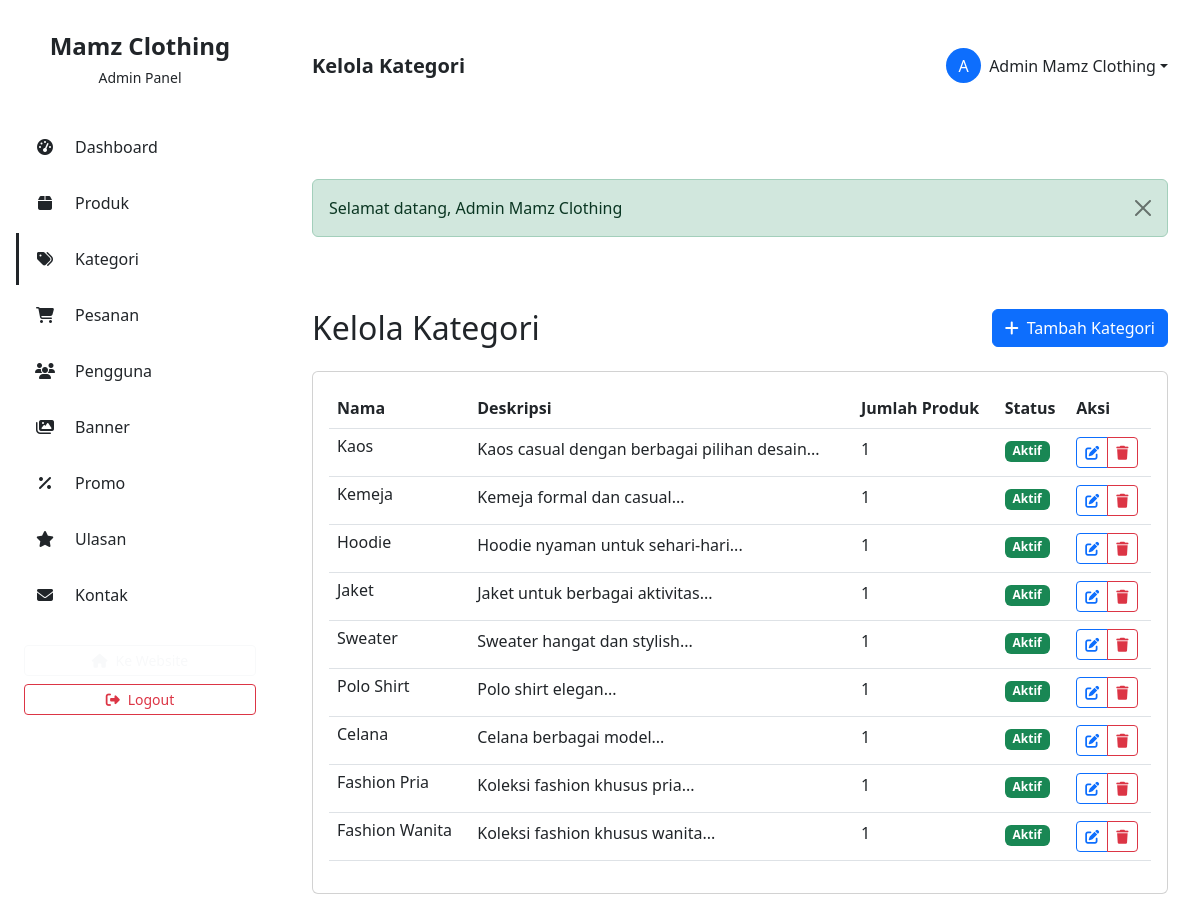
Screenshot of /admin/categories.php (signed in) with the database file from the repository.
### tables this page shows
CREATE TABLE IF NOT EXISTS kategori (
    id INT AUTO_INCREMENT PRIMARY KEY,
    nama_kategori VARCHAR(100) NOT NULL UNIQUE,
    slug VARCHAR(100) NOT NULL UNIQUE,
    deskripsi TEXT,
    icon VARCHAR(50),
    urutan INT DEFAULT 0,
    status ENUM('aktif', 'nonaktif') DEFAULT 'aktif',
    created_at TIMESTAMP DEFAULT CURRENT_TIMESTAMP,
    updated_at TIMESTAMP DEFAULT CURRENT_TIMESTAMP ON UPDATE CURRENT_TIMESTAMP,
    INDEX idx_slug (slug),
    INDEX idx_status (status)
);

### includes/functions.php (called while the page is built, shortened)
<?php
require_once BASE_PATH . '/database/Database.php';
function getFlash() {
    if (isset($_SESSION['flash'])) {
        $flash = $_SESSION['flash'];
        return $flash;
    }
    return null;
}
function hasFlash() {
    return isset($_SESSION['flash']);
}

### database/Database.php (called while the page is built, shortened)
<?php
class Database {
    private static $instance = null;
    private $connection;
    private function __construct() {
        try {
            $dsn = "mysql:host=" . DB_HOST . ";dbname=" . DB_NAME . ";charset=utf8mb4";
            $options = [
                PDO::ATTR_ERRMODE => PDO::ERRMODE_EXCEPTION,
                PDO::ATTR_DEFAULT_FETCH_MODE => PDO::FETCH_ASSOC,
                PDO::ATTR_EMULATE_PREPARES => false,
                PDO::ATTR_PERSISTENT => false
            ];
            $this->connection = new PDO($dsn, DB_USER, DB_PASS, $options);
        } catch (PDOException $e) {
            die("Database Connection Failed: " . $e->getMessage());
        }
    }
    public static function getInstance() {
        if (self::$instance === null) {
            self::$instance = new self();
        }
        return self::$instance;
    }
    public function query($sql, $params = []) {
        try {
            $stmt = $this->connection->prepare($sql);
            $stmt->execute($params);
            return $stmt;
        } catch (PDOException $e) {
            error_log("Database Error: " . $e->getMessage());
            return false;
        }
    }
    public function fetchAll($sql, $params = []) {
        $stmt = $this->query($sql, $params);
        return $stmt ? $stmt->fetchAll() : false;
    }
}

### models/Category.php (called while the page is built, shortened)
<?php
require_once BASE_PATH . '/database/Database.php';
class Category {
    private $db;
    public function __construct() {
        $this->db = Database::getInstance();
    }
    public function getAllCategories($status = 'aktif') {
        $sql = "SELECT k.id, k.nama_kategori as nama, k.slug, k.deskripsi, k.icon, k.urutan, k.status, k.created_at, k.updated_at,
                (SELECT COUNT(*) FROM produk p WHERE p.kategori_id = k.id) as jumlah_produk
                FROM kategori k
                WHERE k.status = :status
                ORDER BY k.urutan ASC, k.nama_kategori ASC";
        return $this->db->fetchAll($sql, ['status' => $status]);
    }
}

### admin/categories.php (the view, shortened to what this page needs)
<?php
require_once BASE_PATH . '/includes/functions.php';
require_once BASE_PATH . '/includes/auth.php';
require_once BASE_PATH . '/models/Category.php';
$categoryModel = new Category();
$categories = $categoryModel->getAllCategories();
$pageTitle = 'Kelola Kategori';
require_once BASE_PATH . '/views/admin/layouts/header.php';
?>
<div class="d-flex justify-content-between align-items-center mb-4">
    <h2 class="mb-0">Kelola Kategori</h2>
    <button class="btn btn-primary" data-bs-toggle="modal" data-bs-target="#categoryModal">
        <i class="fas fa-plus me-2"></i>Tambah Kategori
    </button>
</div>
<div class="card">
    <div class="card-body">
        <?php if (empty($categories)): ?>
            <div class="text-center py-5">
                <i class="fas fa-tags fa-4x text-muted mb-3"></i>
                <p class="text-muted">Belum ada kategori</p>
            </div>
        <?php else: ?>
            <div class="table-responsive">
                <table class="table table-hover">
                    <thead>
                        <tr>
                            <th>Nama</th>
                            <th>Deskripsi</th>
                            <th>Jumlah Produk</th>
                            <th>Status</th>
                            <th>Aksi</th>
                        </tr>
                    </thead>
                    <tbody>
                        <?php foreach ($categories as $category): ?>
                            <tr>
                                <td>
                                    <h6 class="mb-0"><?php echo htmlspecialchars($category['nama']); ?></h6>
                                </td>
                                <td><?php echo htmlspecialchars(substr($category['deskripsi'], 0, 50)) . '...'; ?></td>
                                <td><?php echo $category['jumlah_produk']; ?></td>
                                <td>
                                    <span class="badge bg-<?php echo $category['status'] == 'aktif' ? 'success' : 'danger'; ?>">
                                        <?php echo ucfirst($category['status']); ?>
                                    </span>
                                </td>
                                <td>
                                    <div class="btn-group">
                                        <button onclick="editCategory(<?php echo $category['id']; ?>, '<?php echo htmlspecialchars($category['nama']); ?>', '<?php echo htmlspecialchars($category['deskripsi']); ?>', '<?php echo $category['status']; ?>')" class="btn btn-sm btn-outline-primary">
                                            <i class="fas fa-edit"></i>
                                        </button>
                                        <button onclick="confirmDelete(<?php echo $category['id']; ?>, '<?php echo htmlspecialchars($category['nama']); ?>')" class="btn btn-sm btn-outline-danger">
                                            <i class="fas fa-trash"></i>
                                        </button>
                                    </div>
                                </td>
                            </tr>
                        <?php endforeach; ?>
                    </tbody>
                </table>
            </div>
        <?php endif; ?>
    </div>
</div>
<?php require_once BASE_PATH . '/views/admin/layouts/footer.php'; ?>

### views/admin/layouts/header.php (shortened to what this page needs)
<!DOCTYPE html>
<html lang="id">
<head>
    <link href="https://cdn.jsdelivr.net/npm/bootstrap@5.3.0/dist/css/bootstrap.min.css" rel="stylesheet">
    <link href="https://cdnjs.cloudflare.com/ajax/libs/font-awesome/6.4.0/css/all.min.css" rel="stylesheet">
    <link href="https://cdn.jsdelivr.net/npm/sweetalert2@11.7.0/dist/sweetalert2.min.css" rel="stylesheet">
    <link href="<?php echo SITE_URL; ?>/assets/css/admin.css" rel="stylesheet">
</head>
<body>
    <aside class="sidebar" id="sidebar">
        <div class="sidebar-header">
            <h4 class="sidebar-brand"><?php echo SITE_NAME; ?></h4>
            <small class="sidebar-subtitle">Admin Panel</small>
        </div>
        <nav class="sidebar-nav">
            <ul class="nav flex-column">
                <li class="nav-item">
                    <a class="nav-link <?php echo basename($_SERVER['PHP_SELF']) == 'dashboard.php' ? 'active' : ''; ?>" href="<?php echo SITE_URL; ?>/admin/dashboard.php">
                        <i class="fas fa-tachometer-alt me-2"></i>Dashboard
                    </a>
                </li>
                <li class="nav-item">
                    <a class="nav-link <?php echo basename($_SERVER['PHP_SELF']) == 'products.php' ? 'active' : ''; ?>" href="<?php echo SITE_URL; ?>/admin/products.php">
                        <i class="fas fa-box me-2"></i>Produk
                    </a>
                </li>
                <li class="nav-item">
                    <a class="nav-link <?php echo basename($_SERVER['PHP_SELF']) == 'categories.php' ? 'active' : ''; ?>" href="<?php echo SITE_URL; ?>/admin/categories.php">
                        <i class="fas fa-tags me-2"></i>Kategori
                    </a>
                </li>
                <li class="nav-item">
                    <a class="nav-link <?php echo basename($_SERVER['PHP_SELF']) == 'orders.php' ? 'active' : ''; ?>" href="<?php echo SITE_URL; ?>/admin/orders.php">
                        <i class="fas fa-shopping-cart me-2"></i>Pesanan
                    </a>
                </li>
                <li class="nav-item">
                    <a class="nav-link <?php echo basename($_SERVER['PHP_SELF']) == 'users.php' ? 'active' : ''; ?>" href="<?php echo SITE_URL; ?>/admin/users.php">
                        <i class="fas fa-users me-2"></i>Pengguna
                    </a>
                </li>
                <li class="nav-item">
                    <a class="nav-link <?php echo basename($_SERVER['PHP_SELF']) == 'banners.php' ? 'active' : ''; ?>" href="<?php echo SITE_URL; ?>/admin/banners.php">
                        <i class="fas fa-images me-2"></i>Banner
                    </a>
                </li>
                <li class="nav-item">
                    <a class="nav-link <?php echo basename($_SERVER['PHP_SELF']) == 'promos.php' ? 'active' : ''; ?>" href="<?php echo SITE_URL; ?>/admin/promos.php">
                        <i class="fas fa-percent me-2"></i>Promo
                    </a>
                </li>
                <li class="nav-item">
                    <a class="nav-link <?php echo basename($_SERVER['PHP_SELF']) == 'reviews.php' ? 'active' : ''; ?>" href="<?php echo SITE_URL; ?>/admin/reviews.php">
                        <i class="fas fa-star me-2"></i>Ulasan
                    </a>
                </li>
                <li class="nav-item">
                    <a class="nav-link <?php echo basename($_SERVER['PHP_SELF']) == 'contacts.php' ? 'active' : ''; ?>" href="<?php echo SITE_URL; ?>/admin/contacts.php">
                        <i class="fas fa-envelope me-2"></i>Kontak
                    </a>
                </li>
            </ul>
        </nav>
        <div class="sidebar-footer">
            <a href="<?php echo SITE_URL; ?>/index.php" class="btn btn-outline-light btn-sm">
                <i class="fas fa-home me-2"></i>Ke Website
            </a>
            <a href="<?php echo SITE_URL; ?>/logout.php" class="btn btn-outline-danger btn-sm">
                <i class="fas fa-sign-out-alt me-2"></i>Logout
            </a>
        </div>
    </aside>
    <div class="main-content">
        <div class="admin-topbar">
            <div class="container-fluid">
                <div class="d-flex align-items-center justify-content-between">
                    <div class="d-flex align-items-center gap-3">
                        <h1 class="admin-page-title d-none d-lg-block"><?php echo $pageTitle; ?></h1>
                    </div>
                    <div class="d-flex align-items-center">
                        <div class="dropdown">
                            <a class="nav-link dropdown-toggle d-flex align-items-center" href="#" role="button" data-bs-toggle="dropdown">
                                <div class="bg-primary text-white rounded-circle d-flex align-items-center justify-content-center me-2" style="width: 35px; height: 35px;">
                                    <?php echo strtoupper(substr($_SESSION['user_nama'] ?? 'A', 0, 1)); ?>
                                </div>
                                <span class="d-none d-md-inline"><?php echo htmlspecialchars($_SESSION['user_nama'] ?? 'Admin'); ?></span>
                            </a>
                        </div>
                    </div>
                </div>
            </div>
        </div>
        <?php if (hasFlash()): ?>
            <div class="container-fluid mt-3">
                <?php $flash = getFlash(); ?>
                <div class="alert alert-<?php echo $flash['type']; ?> alert-dismissible fade show" role="alert">
                    <?php echo htmlspecialchars($flash['message']); ?>
                    <button type="button" class="btn-close" data-bs-dismiss="alert"></button>
                </div>
            </div>
        <?php endif; ?>
        <div class="container-fluid py-4">

### views/admin/layouts/footer.php (shortened to what this page needs)
        </div>
    </div>
</body>
</html>

### assets/css/admin.css (style rules this page uses)
.sidebar { position: fixed; top: 0; left: 0; width: 280px; height: 100vh; background: var(--dark); color: var(--white); padding: 2rem 0; overflow-y: auto; z-index: 1000; transition: var(--transition); }
.sidebar-header { padding: 0 1.5rem; margin-bottom: 2rem; text-align: center; }
.sidebar-brand { font-size: 1.5rem; font-weight: 700; color: var(--white); display: flex; align-items: center; justify-content: center; gap: 0.5rem; margin-bottom: 0.25rem; }
.sidebar-subtitle { color: var(--text-muted); font-size: 0.875rem; }
.sidebar-nav { padding: 0 1rem; }
.sidebar-nav .nav { display: flex; flex-direction: column; gap: 0.25rem; }
.sidebar-nav .nav-item { margin: 0; }
.sidebar-nav .nav-link { display: flex; align-items: center; gap: 0.75rem; padding: 0.875rem 1rem; color: var(--text-muted); transition: var(--transition); border-left: 3px solid transparent; border-radius: var(--radius-sm); }
.sidebar-nav .nav-link:hover, .sidebar-nav .nav-link.active { background: var(--dark-light); color: var(--white); border-left-color: var(--primary); }
.sidebar-nav .nav-link i { width: 20px; text-align: center; }
.sidebar-footer { padding: 1.5rem; border-top: 1px solid var(--dark-light); margin-top: auto; display: flex; flex-direction: column; gap: 0.5rem; }
.sidebar-footer .btn { width: 100%; }
.main-content { margin-left: 280px; min-height: 100vh; background: var(--background); }
.main-content .container-fluid { padding: 2rem; }
.admin-topbar { background: var(--white); border-bottom: 1px solid var(--border-light); padding: 1rem 0; position: sticky; top: 0; z-index: 999; }
.admin-page-title { font-size: 1.25rem; font-weight: 700; margin: 0; color: var(--text-primary); }

### rows the page displays
kategori: nama_kategori "Kaos", deskripsi "Kaos casual dengan berbagai pilihan desain", jumlah_produk "1", status "Aktif"
kategori: nama_kategori "Kemeja", deskripsi "Kemeja formal dan casual", jumlah_produk "1", status "Aktif"
kategori: nama_kategori "Hoodie", deskripsi "Hoodie nyaman untuk sehari-hari", jumlah_produk "1", status "Aktif"
kategori: nama_kategori "Jaket", deskripsi "Jaket untuk berbagai aktivitas", jumlah_produk "1", status "Aktif"
kategori: nama_kategori "Sweater", deskripsi "Sweater hangat dan stylish", jumlah_produk "1", status "Aktif"
kategori: nama_kategori "Polo Shirt", deskripsi "Polo shirt elegan", jumlah_produk "1", status "Aktif"
kategori: nama_kategori "Celana", deskripsi "Celana berbagai model", jumlah_produk "1", status "Aktif"
kategori: nama_kategori "Fashion Pria", deskripsi "Koleksi fashion khusus pria", jumlah_produk "1", status "Aktif"
kategori: nama_kategori "Fashion Wanita", deskripsi "Koleksi fashion khusus wanita", jumlah_produk "1", status "Aktif"

### other values shown
SITE_NAME "Mamz Clothing"
$pageTitle "Kelola Kategori"
substr($_SESSION['user_nama'] ?? 'A', 0, 1) "A"
$_SESSION['user_nama'] "Admin Mamz Clothing"
$flash['message'] "Selamat datang, Admin Mamz Clothing"
